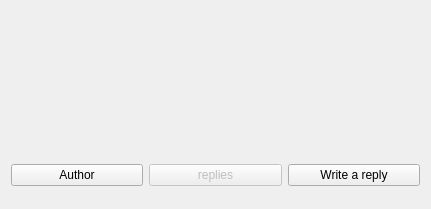
<?xml version="1.0" encoding="UTF-8"?>
<ui version="4.0">
 <class>Form</class>
 <widget class="QWidget" name="Form">
  <property name="geometry">
   <rect>
    <x>0</x>
    <y>0</y>
    <width>431</width>
    <height>209</height>
   </rect>
  </property>
  <property name="sizePolicy">
   <sizepolicy hsizetype="Preferred" vsizetype="Maximum">
    <horstretch>0</horstretch>
    <verstretch>0</verstretch>
   </sizepolicy>
  </property>
  <property name="windowTitle">
   <string>Form</string>
  </property>
  <layout class="QVBoxLayout" name="verticalLayout">
   <item>
    <widget class="QLabel" name="message">
     <property name="text">
      <string/>
     </property>
     <property name="textFormat">
      <enum>Qt::MarkdownText</enum>
     </property>
     <property name="wordWrap">
      <bool>true</bool>
     </property>
     <property name="openExternalLinks">
      <bool>false</bool>
     </property>
     <property name="textInteractionFlags">
      <set>Qt::LinksAccessibleByMouse|Qt::TextSelectableByMouse</set>
     </property>
    </widget>
   </item>
   <item>
    <layout class="QHBoxLayout" name="button_bar">
     <item>
      <widget class="QPushButton" name="channel_button">
       <property name="sizePolicy">
        <sizepolicy hsizetype="Minimum" vsizetype="Fixed">
         <horstretch>0</horstretch>
         <verstretch>0</verstretch>
        </sizepolicy>
       </property>
       <property name="text">
        <string>Author</string>
       </property>
      </widget>
     </item>
     <item>
      <widget class="QPushButton" name="show_replies_button">
       <property name="enabled">
        <bool>false</bool>
       </property>
       <property name="text">
        <string>replies</string>
       </property>
      </widget>
     </item>
     <item>
      <widget class="QPushButton" name="write_comment_button">
       <property name="text">
        <string>Write a reply</string>
       </property>
      </widget>
     </item>
    </layout>
   </item>
   <item>
    <layout class="QHBoxLayout" name="horizontalLayout_2">
     <item>
      <spacer name="horizontalSpacer_2">
       <property name="orientation">
        <enum>Qt::Horizontal</enum>
       </property>
       <property name="sizeType">
        <enum>QSizePolicy::Fixed</enum>
       </property>
       <property name="sizeHint" stdset="0">
        <size>
         <width>40</width>
         <height>0</height>
        </size>
       </property>
      </spacer>
     </item>
     <item>
      <widget class="Line" name="line_2">
       <property name="orientation">
        <enum>Qt::Vertical</enum>
       </property>
      </widget>
     </item>
     <item>
      <layout class="QVBoxLayout" name="write_comment_section"/>
     </item>
    </layout>
   </item>
   <item>
    <layout class="QHBoxLayout" name="horizontalLayout">
     <item>
      <spacer name="horizontalSpacer">
       <property name="orientation">
        <enum>Qt::Horizontal</enum>
       </property>
       <property name="sizeType">
        <enum>QSizePolicy::Fixed</enum>
       </property>
       <property name="sizeHint" stdset="0">
        <size>
         <width>40</width>
         <height>0</height>
        </size>
       </property>
      </spacer>
     </item>
     <item>
      <widget class="Line" name="line">
       <property name="orientation">
        <enum>Qt::Vertical</enum>
       </property>
      </widget>
     </item>
     <item>
      <layout class="QVBoxLayout" name="replies_section"/>
     </item>
    </layout>
   </item>
  </layout>
 </widget>
 <resources/>
 <connections/>
</ui>
